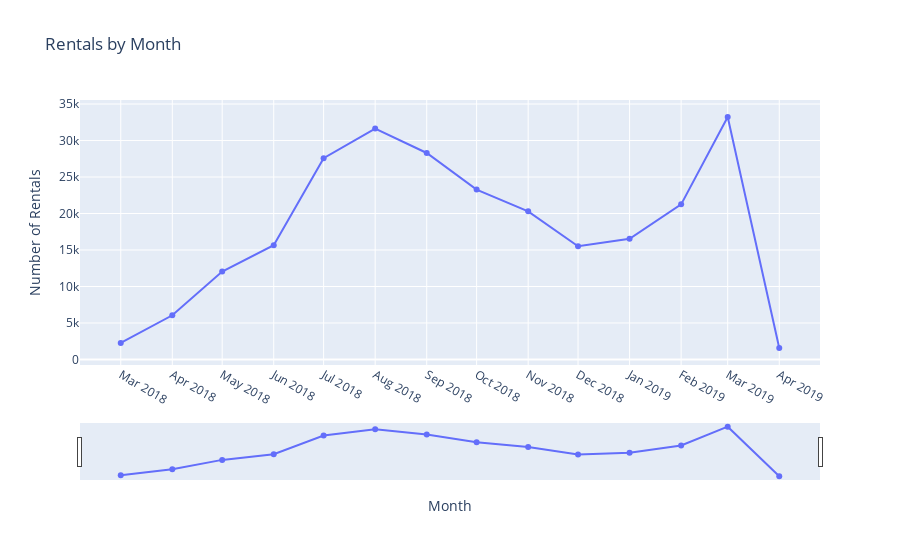

Notebook code for this chart:
### Code cell
# create a plotly line figure of number of rentals by month but keeping in mind the year as well
rentals['YearMonth'] = rentals['StartTime'].dt.strftime('%Y-%m')
monthly_rentals = rentals.groupby('YearMonth').size()   

fig3 = px.line(monthly_rentals.reset_index(), x='YearMonth', y=0,
                labels={'0': 'Number of Rentals', 'YearMonth': 'Month'},
                title='Rentals by Month', markers= 'lines+markers')
fig3.update_xaxes(rangeslider_visible=True, tickmode='linear', dtick='M1')
fig3.show()

### Figure 1 — Plotly figure (JSON) as saved in the notebook; plotly's stock layout.template omitted (floating-point values rounded to 4 significant figures)
{"data": [{"hovertemplate": "Month=%{x}<br>Number of Rentals=%{y}<extra></extra>", "legendgroup": "", "line": {"color": "#636efa", "dash": "solid"}, "marker": {"symbol": "circle"}, "mode": "markers+lines", "name": "", "orientation": "v", "showlegend": false, "type": "scatter", "x": ["2018-03", "2018-04", "2018-05", "2018-06", "2018-07", "2018-08", "2018-09", "2018-10", "2018-11", "2018-12", "2019-01", "2019-02", "2019-03", "2019-04"], "xaxis": "x", "y": [2261, 6055, 12051, 15657, 27577, 31638, 28294, 23278, 20294, 15518, 16543, 21255, 33224, 1573], "yaxis": "y"}], "layout": {"legend": {"tracegroupgap": 0}, "title": {"text": "Rentals by Month"}, "xaxis": {"anchor": "y", "domain": [0, 1], "dtick": "M1", "rangeslider": {"visible": true}, "tickmode": "linear", "title": {"text": "Month"}}, "yaxis": {"anchor": "x", "domain": [0, 1], "title": {"text": "Number of Rentals"}}}}
